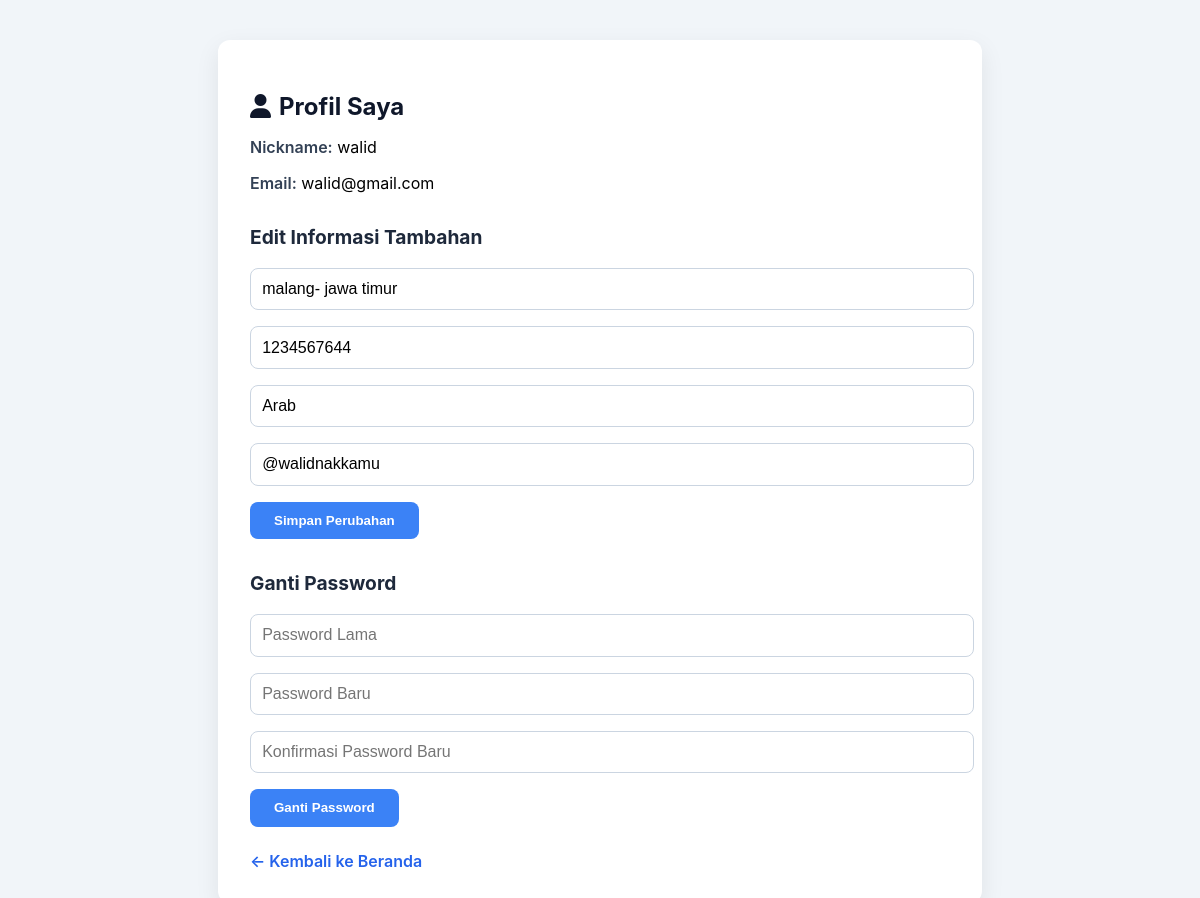
/uas_web/profile.php (signed in), run on the app's committed database.
### tables this page shows
CREATE TABLE `author` (
  `id` int NOT NULL,
  `nickname` varchar(100) NOT NULL,
  `email` varchar(150) NOT NULL,
  `password` varchar(255) NOT NULL,
  `address` text,
  `phone` varchar(20) DEFAULT NULL,
  `country` varchar(100) DEFAULT NULL,
  `instagram` varchar(100) DEFAULT NULL,
  `role` enum('admin','penulis') DEFAULT 'penulis'
);

### uas_web/profile.php (the view, shortened to what this page needs)
<?php
include 'config.php';
$author_id = $_SESSION['author_id'];
$stmt = $conn->prepare("SELECT nickname, email, password, address, phone, country, instagram FROM author WHERE id = ?");
$stmt->bind_param("i", $author_id);
$stmt->execute();
$result = $stmt->get_result();
$user = $result->fetch_assoc();
?>
<!DOCTYPE html>
<html lang="id">
<head>
    <link href="https://cdnjs.cloudflare.com/ajax/libs/font-awesome/6.4.0/css/all.min.css" rel="stylesheet" />
   <link rel="stylesheet" href="css/profile.css">
</head>
<body>
    <div class="profile-container">
        <h2><i class="fa-solid fa-user"></i> Profil Saya</h2>
        <p><span class="label">Nickname:</span> <?= htmlspecialchars($user['nickname']) ?></p>
        <p><span class="label">Email:</span> <?= htmlspecialchars($user['email']) ?></p>
        <h3 class="section-title">Edit Informasi Tambahan</h3>
        <form method="POST">
            <input type="text" name="address" placeholder="Alamat" value="<?= htmlspecialchars($user['address'] ?? '') ?>" />
            <input type="text" name="phone" placeholder="Nomor HP" value="<?= htmlspecialchars($user['phone'] ?? '') ?>" />
            <input type="text" name="country" placeholder="Negara" value="<?= htmlspecialchars($user['country'] ?? '') ?>" />
            <input type="text" name="instagram" placeholder="Instagram (@username)" value="<?= htmlspecialchars($user['instagram'] ?? '') ?>" />
            <button type="submit" name="update_profile">Simpan Perubahan</button>
        </form>
        <h3 class="section-title">Ganti Password</h3>
        <form method="POST">
            <input type="password" name="old_password" placeholder="Password Lama" required />
            <input type="password" name="new_password" placeholder="Password Baru" required />
            <input type="password" name="confirm_password" placeholder="Konfirmasi Password Baru" required />
            <button type="submit" name="change_password">Ganti Password</button>
        </form>
        <a href="index.php" class="back-link">&larr; Kembali ke Beranda</a>
    </div>
</body>
</html>

### uas_web/css/profile.css (style rules this page uses)
body { font-family: 'Inter', sans-serif; background: #f1f5f9; padding: 2rem; }
.profile-container { max-width: 700px; margin: auto; background: white; padding: 2rem; border-radius: 12px; box-shadow: 0 8px 24px rgba(0,0,0,0.08); }
h2 { margin-bottom: 1rem; color: #0f172a; display: flex; align-items: center; gap: 0.5rem; font-weight: 700; }
.label { font-weight: 600; color: #334155; }
.back-link { display: inline-block; margin-top: 1.5rem; text-decoration: none; color: #2563eb; font-weight: 600; }
form { margin-top: 1rem; }
input, textarea { width: 100%; padding: 0.7rem; margin-bottom: 1rem; border: 1px solid #cbd5e1; border-radius: 8px; font-size: 1rem; }
button { padding: 0.7rem 1.5rem; background: #3b82f6; color: white; border: none; border-radius: 8px; font-weight: 600; cursor: pointer; }
.section-title { margin-top: 2rem; font-size: 1.2rem; color: #1e293b; }

### data on the page
author: nickname "walid", email "walid@gmail.com", address "malang- jawa timur", phone "1234567644", country "Arab", instagram "@walidnakkamu"
